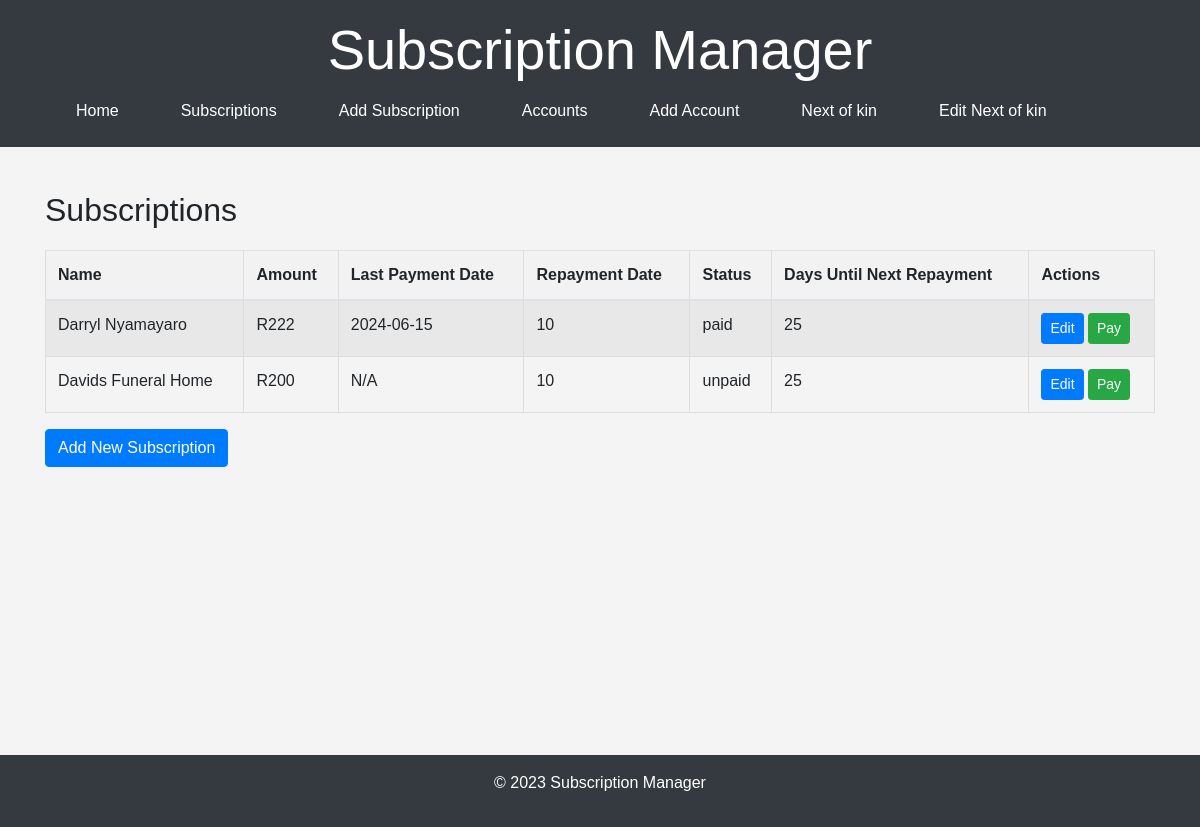
The page /subscriptions/ on the database its author committed.
### models.py (models this page shows)
class Subscription(Base):
    __tablename__ = "subscriptions"
    id = Column(Integer, primary_key=True, index=True)
    name = Column(String, index=True)
    payment_amount = Column(Integer)
    payment_date = Column(DateTime, nullable=True)  # Initialize as None
    repayment_date = Column(String, default="01")  # Default to the first day of the month
    status = Column(String, default="unpaid")
    account_id = Column(Integer, ForeignKey("accounts.id"), nullable=True)
    payment_pointer = Column(String, nullable=True)
    account = relationship("Account", back_populates="subscriptions")

### main.py (the view)
@app.get("/subscriptions/")
def read_subscriptions(request: Request, db: Session = Depends(get_db)):
    try:
        subscriptions = crud.get_subscriptions(db)
        for subscription in subscriptions:
            subscription.days_until_next_repayment = crud.get_days_until_next_repayment(subscription)
        return templates.TemplateResponse("subscriptions.html", {"request": request, "subscriptions": subscriptions})
    except Exception as e:
        logging.error(f"Error fetching subscriptions data: {e}")
        raise HTTPException(status_code=500, detail="Internal Server Error")

### Templates/subscriptions.html
{% extends "base.html" %}
{% block content %}
<h2>Subscriptions</h2>
<table class="table table-striped">
    <thead>
        <tr>
            <th>Name</th>
            <th>Amount</th>
            <th>Last Payment Date</th>
            <th>Repayment Date</th>
            <th>Status</th>
            <th>Days Until Next Repayment</th>
            <th>Actions</th>
        </tr>
    </thead>
    <tbody>
        {% for subscription in subscriptions %}
        <tr>
            <td>{{ subscription.name }}</td>
            <td>R{{ subscription.payment_amount }}</td>
            <td>{{ subscription.payment_date.strftime('%Y-%m-%d') if subscription.payment_date else 'N/A' }}</td>
            <td>{{ subscription.repayment_date }}</td>
            <td>{{ subscription.status }}</td>
            <td>{{ subscription.days_until_next_repayment }}</td>
            <td>
                <a href="/subscriptions/edit/{{ subscription.id }}" class="btn btn-primary btn-sm">Edit</a>
                <form method="post" action="/subscriptions/pay/{{ subscription.id }}" style="display:inline;">
                    <button type="submit" class="btn btn-success btn-sm">Pay</button>
                </form>
            </td>
        </tr>
        {% endfor %}
    </tbody>
</table>
<a href="/subscriptions/add/" class="btn btn-primary">Add New Subscription</a>
{% endblock %}

### Static/css/styles.css (style rules this page uses)
body { font-family: Arial, sans-serif; margin: 0; padding: 0; background-color: #f4f4f4; }
table { width: 100%; border-collapse: collapse; margin: 20px 0; }
table, th, td { border: 1px solid #ddd; padding: 8px; }
th { background-color: #f2f2f2; }

### rows shown on the page
Subscription: name "Darryl Nyamayaro", payment_amount "222", payment_date "2024-06-15", repayment_date "10", status "paid", days_until_next_repayment "25"
Subscription: name "Davids Funeral Home", payment_amount "200", payment_date "N/A", repayment_date "10", status "unpaid", days_until_next_repayment "25"
